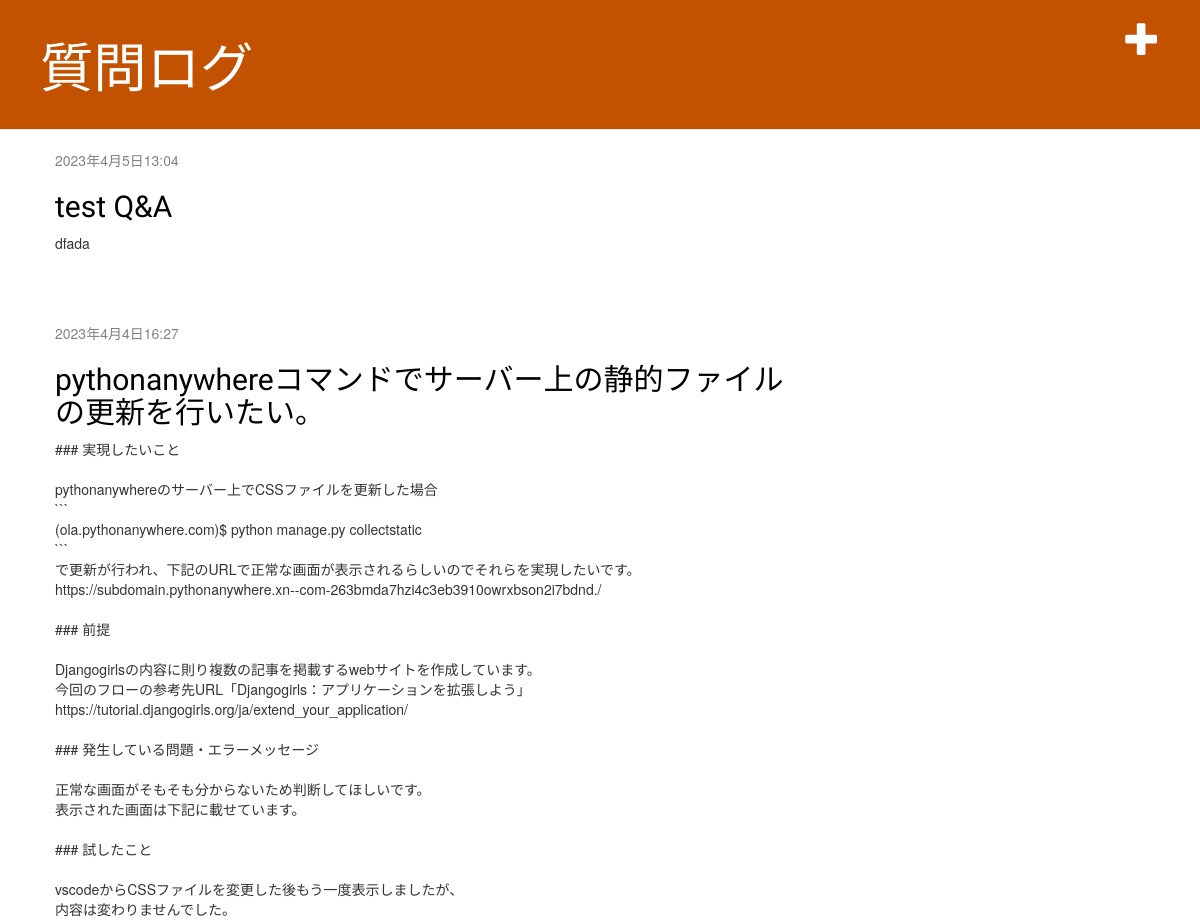
/ (upper part), run on an earlier commit of the app's database.
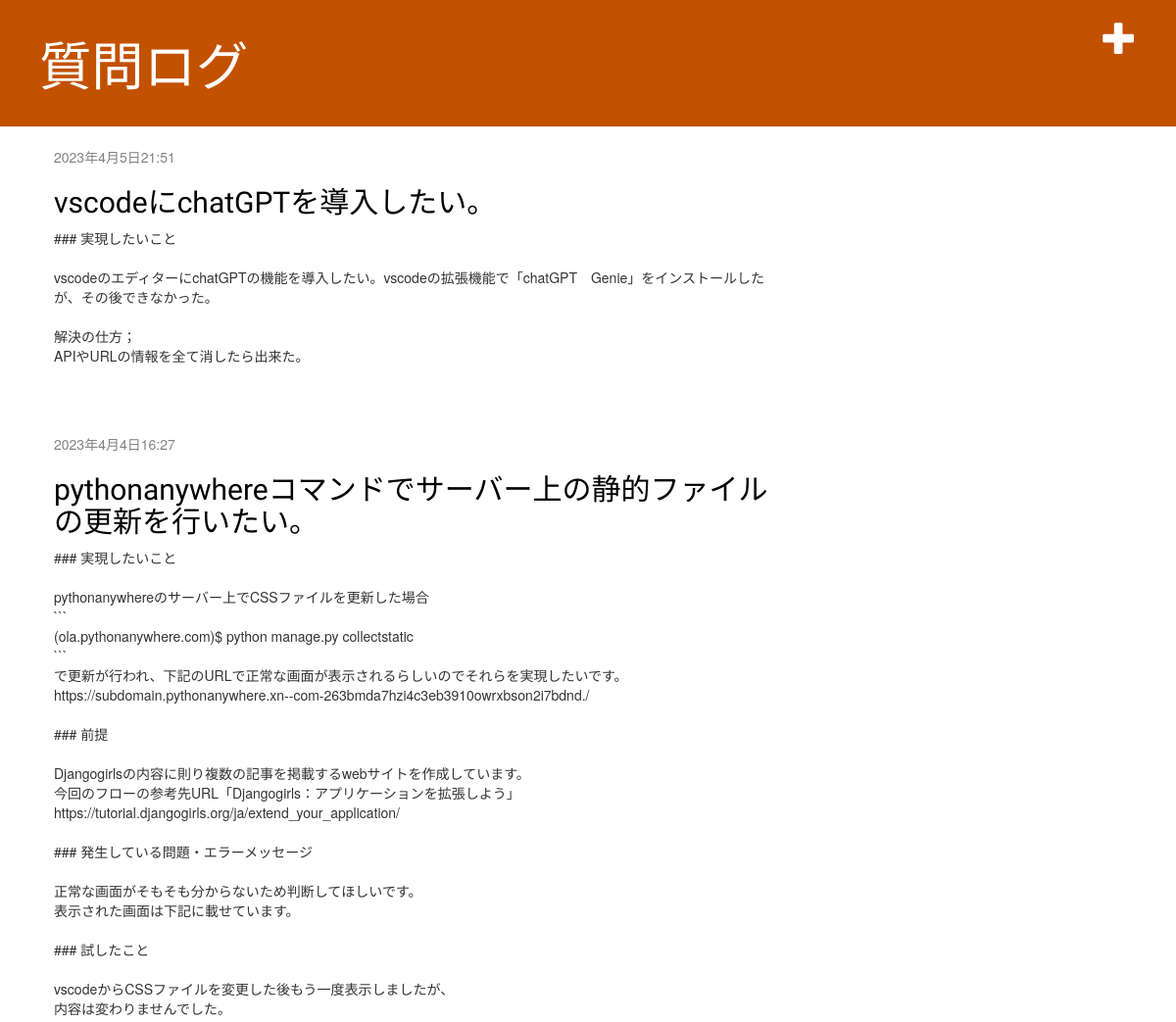
And on a later commit of the database.
### blog/models.py (models this page shows, shortened)
class Post(models.Model):
    author = models.ForeignKey(settings.AUTH_USER_MODEL, on_delete=models.CASCADE)
    title = models.CharField(max_length=200)
    text = models.TextField()
    created_date = models.DateTimeField(default=timezone.now)
    published_date = models.DateTimeField(blank=True, null=True)

### blog/views.py (the view)
# urls.py: path("", views.post_list, name="post_list"),
def post_list(request):
    posts = Post.objects.filter(published_date__lte=timezone.now()).order_by('-published_date')
    return render(request, 'blog/post_list.html', {'posts': posts})

### blog/templates/blog/post_list.html
{% extends 'blog/base.html' %}
{% block content %}
    {% for post in posts %}
        <div class="post">
            <div class="date">
                {{ post.published_date }}
            </div>
            <h2><a href="{% url 'post_detail' pk=post.pk %}">{{ post.title }}</a></h2>
            <p>{{ post.text|linebreaksbr }}</p>
        </div>
    {% endfor %}
{% endblock %}

What changed in the data, as far as the page shows it:
removed Post: published_date "2023年4月5日13:04", title "test Q&A", text "dfada"
added Post: published_date "2023年4月5日21:51", title "vscodeにchatGPTを導入したい。", text "### 実現したいこと vscodeのエディターにchatGPTの機能を導入したい。vscodeの拡張機能で「chatGPT Genie」をインストールしたが、その後できなかった。 解決の仕方； APIやURLの情報を全て消したら出来た。"
